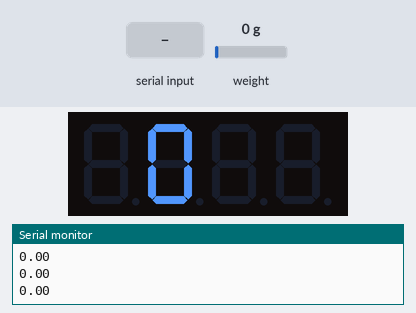
Recording of a sketch running on a simulated ESP8266 (NodeMCU). Parts: 4-digit seven-segment display, the last lines printed to the serial monitor. The test bench sets the inputs (shaded band); at power-on: weight on the scale 0 g. EEPROM starts erased.

Above: at 3.6 s.
3.7 s: weight on the scale set to 1250 g
At 4.3 s:
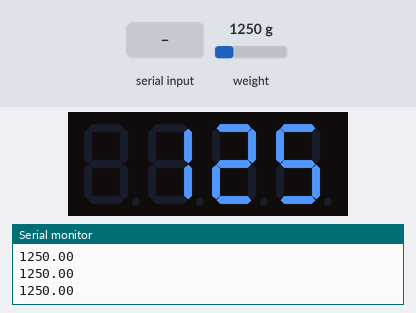
5.3 s: "t" received over Serial
At 6.1 s:
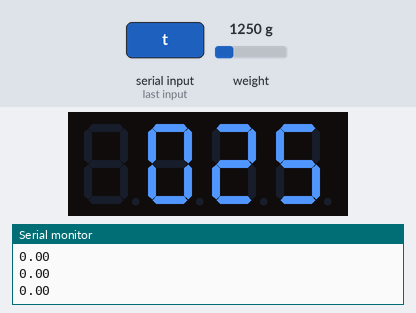
8.3 s: weight on the scale set to 100 g
At 9.4 s:
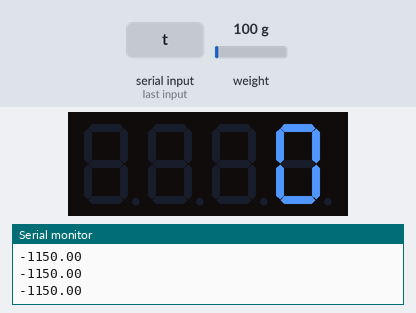
9.8 s: weight on the scale set to 3750 g
At 10.8 s:
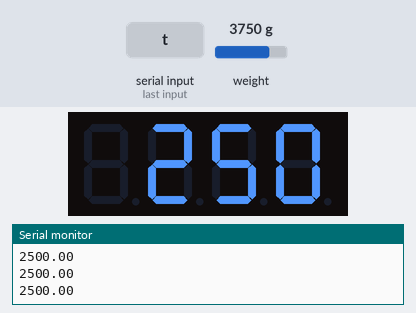
Timing chart, 0 to 12.4 s (numbered marks = the images above; inputs shaded):
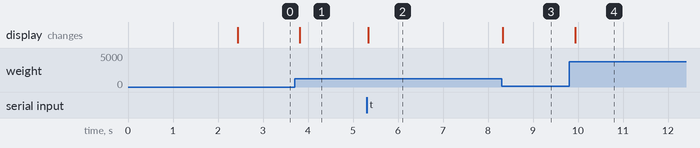

The sketch:

Read_1x_load_cell.ino
```cpp
/*
   -------------------------------------------------------------------------------------
   HX711_ADC
   Arduino library for HX711 24-Bit Analog-to-Digital Converter for Weight Scales
   Olav Kallhovd sept2017
   -------------------------------------------------------------------------------------
*/

/*
   Settling time (number of samples) and data filtering can be adjusted in the config.h file
   For calibration and storing the calibration value in eeprom, see example file "Calibration.ino"

   The update() function checks for new data and starts the next conversion. In order to acheive maximum effective
   sample rate, update() should be called at least as often as the HX711 sample rate; >10Hz@10SPS, >80Hz@80SPS.
   If you have other time consuming code running (i.e. a graphical LCD), consider calling update() from an interrupt routine,
   see example file "Read_1x_load_cell_interrupt_driven.ino".

   This is an example sketch on how to use this library
*/

#include <HX711_ADC.h>
#include <TM1637Display.h>
#if defined(ESP8266)|| defined(ESP32) || defined(AVR)
#include <EEPROM.h>
#endif

//pins:
const int HX711_dout = 4; //mcu > HX711 dout pin
const int HX711_sck = 5; //mcu > HX711 sck pin
#define CLK 2
#define DIO 3
TM1637Display display (CLK, DIO);

//HX711 constructor:
HX711_ADC LoadCell(HX711_dout, HX711_sck);

const int calVal_eepromAdress = 0;
unsigned long t = 0;


void setup() {
  display.setBrightness(5);
  Serial.begin(57600); delay(10);
//  Serial.println();
//  Serial.println("Starting...");

  LoadCell.begin();
  //LoadCell.setReverseOutput(); //uncomment to turn a negative output value to positive
  float calibrationValue; // calibration value (see example file "Calibration.ino")
  calibrationValue = 696.0; // uncomment this if you want to set the calibration value in the sketch
#if defined(ESP8266)|| defined(ESP32)
  //EEPROM.begin(512); // uncomment this if you use ESP8266/ESP32 and want to fetch the calibration value from eeprom
#endif
  EEPROM.get(calVal_eepromAdress, calibrationValue); // uncomment this if you want to fetch the calibration value from eeprom

  unsigned long stabilizingtime = 2000; // preciscion right after power-up can be improved by adding a few seconds of stabilizing time
  boolean _tare = true; //set this to false if you don't want tare to be performed in the next step
  LoadCell.start(stabilizingtime, _tare);
  if (LoadCell.getTareTimeoutFlag()) {
//    Serial.println("Timeout, check MCU>HX711 wiring and pin designations");
    while (1);
  }
  else {
    LoadCell.setCalFactor(calibrationValue); // set calibration value (float)
//    Serial.println("Startup is complete");
  }


}

void loop() {

  uint8_t segto;
  int value = 1244;
  segto = 128 ;
  display.encodeDigit((value / 100)%10);
  display.setSegments(&segto, 1, 1);

  static boolean newDataReady = 0;
  const int serialPrintInterval = 0; //increase value to slow down serial print activity

  // check for new data/start next conversion:
  if (LoadCell.update()) newDataReady = true;

  // get smoothed value from the dataset:
  if (newDataReady) {
    if (millis() > t + serialPrintInterval) {
      float i = LoadCell.getData();
//      Serial.print("Load_cell output val: ");
      Serial.println(i);


       if (i<0){
         display.showNumberDec(0,false);

          }
       else if((i/1000)<10){

       display.showNumberDec((i/1000),false,1,1);}
       else {display.showNumberDec((i/1000),false,1,0);}

      if(i>100){
         int copy = (int) i;
         int d=(copy%1000)/10;
         display.showNumberDec(d,false,2,2);
       }


      newDataReady = 0;
      t = millis();
      delay(100);


    }
  }

  // receive command from serial terminal, send 't' to initiate tare operation:
  if (Serial.available() > 0) {
    char inByte = Serial.read();
    if (inByte == 't') LoadCell.tareNoDelay();
  }

  // check if last tare operation is complete:
  if (LoadCell.getTareStatus() == true) {
    Serial.println("Tare complete");
  }

}
```

Measured:
- after the input at 3.7 s, the display: changes after 0.12 s (image 1)
- after the input at 5.3 s, the display: changes at once (image 2)
- after the input at 8.3 s, the display: changes at once (image 3)
- after the input at 9.8 s, the display: changes after 0.14 s (image 4)
